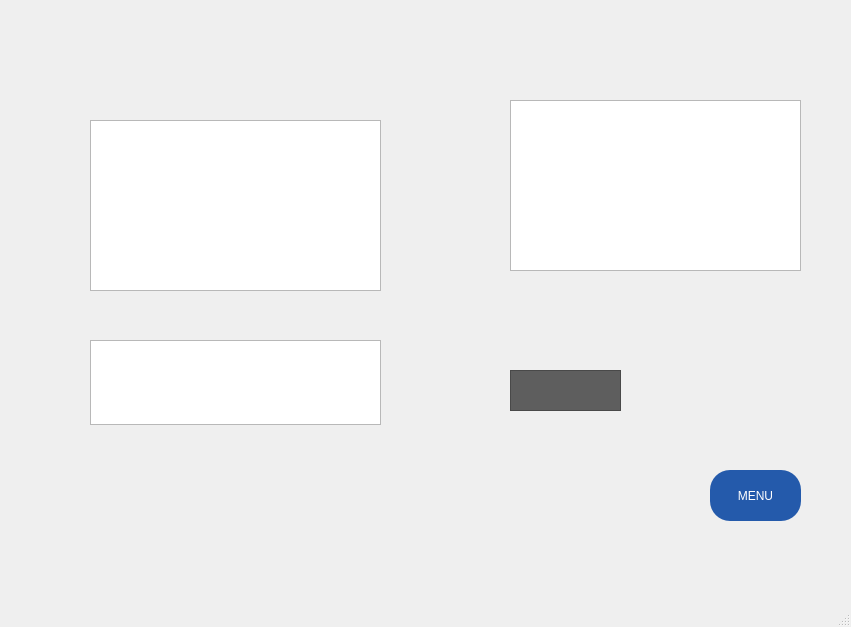
<?xml version="1.0" encoding="UTF-8"?>
<ui version="4.0">
 <class>MainWindow</class>
 <widget class="QMainWindow" name="MainWindow">
  <property name="geometry">
   <rect>
    <x>0</x>
    <y>0</y>
    <width>851</width>
    <height>627</height>
   </rect>
  </property>
  <property name="windowTitle">
   <string>MainWindow</string>
  </property>
  <widget class="QWidget" name="centralwidget">
   <widget class="QLabel" name="label">
    <property name="geometry">
     <rect>
      <x>20</x>
      <y>0</y>
      <width>821</width>
      <height>571</height>
     </rect>
    </property>
    <property name="text">
     <string/>
    </property>
    <property name="pixmap">
     <pixmap resource="resource.qrc">:/new/prefix1/images/HeartWaveDevice(v3).PNG</pixmap>
    </property>
   </widget>
   <widget class="QPushButton" name="leftButton">
    <property name="geometry">
     <rect>
      <x>710</x>
      <y>380</y>
      <width>31</width>
      <height>61</height>
     </rect>
    </property>
    <property name="styleSheet">
     <string notr="true">QPushButton{
image:url(:/new/prefix1/images/buttons/leftButton.png);
border-radius: 20px;}
QPushButton:pressed {
	
	background-color: rgb(252, 233, 79);
}</string>
    </property>
    <property name="text">
     <string/>
    </property>
   </widget>
   <widget class="QPushButton" name="upButton">
    <property name="geometry">
     <rect>
      <x>730</x>
      <y>360</y>
      <width>61</width>
      <height>31</height>
     </rect>
    </property>
    <property name="styleSheet">
     <string notr="true">QPushButton
{
	
image: url(:/new/prefix1/images/buttons/upButton.png);
border-radius: 20px;}
QPushButton:pressed {
background-color: #ffd300;
}</string>
    </property>
    <property name="text">
     <string/>
    </property>
   </widget>
   <widget class="QPushButton" name="downButton">
    <property name="geometry">
     <rect>
      <x>730</x>
      <y>430</y>
      <width>61</width>
      <height>25</height>
     </rect>
    </property>
    <property name="styleSheet">
     <string notr="true">QPushButton{
image: url(:/new/prefix1/images/buttons/downButton.png);
border-radius: 20px;
}
QPushButton:pressed {
	background-color: rgb(252, 233, 79);
}</string>
    </property>
    <property name="text">
     <string/>
    </property>
   </widget>
   <widget class="QPushButton" name="rightButton">
    <property name="geometry">
     <rect>
      <x>790</x>
      <y>380</y>
      <width>21</width>
      <height>51</height>
     </rect>
    </property>
    <property name="styleSheet">
     <string notr="true">QPushButton{
image: url(:/new/prefix1/images/buttons/rightButton.png);
border-radius: 20px;}

QPushButton:pressed {
	background-color: rgb(252, 233, 79);
}</string>
    </property>
    <property name="text">
     <string/>
    </property>
   </widget>
   <widget class="QPushButton" name="selectButton">
    <property name="geometry">
     <rect>
      <x>750</x>
      <y>390</y>
      <width>21</width>
      <height>31</height>
     </rect>
    </property>
    <property name="styleSheet">
     <string notr="true">QPushButton{
background-image: url(:/new/prefix1/images/buttons/selectButton.png);
border-image: url(:/new/prefix1/images/buttons/selectButton.png);
image: url(:/new/prefix1/images/buttons/selectButton.png);
border-radius: 20px;
}

QPushButton:pressed {
	background-color: qlineargradient(x1: 3, y1: 3, x2: 3, y2: 3,
                                      stop: 0 #dadbde, stop: 1 #f6f7fa);
}</string>
    </property>
    <property name="text">
     <string/>
    </property>
   </widget>
   <widget class="QPushButton" name="powerButton">
    <property name="geometry">
     <rect>
      <x>640</x>
      <y>370</y>
      <width>51</width>
      <height>31</height>
     </rect>
    </property>
    <property name="styleSheet">
     <string notr="true">QPushButton{
image: url(:/new/prefix1/images/buttons/powerButton.png);
border-radius: 20px;}

QPushButton:pressed {
	background-color: qlineargradient(x1: 3, y1: 3, x2: 3, y2: 3,
                                      stop: 0 #dadbde, stop: 1 #f6f7fa);
}</string>
    </property>
    <property name="text">
     <string/>
    </property>
   </widget>
   <widget class="QFrame" name="frame_2">
    <property name="geometry">
     <rect>
      <x>510</x>
      <y>370</y>
      <width>111</width>
      <height>41</height>
     </rect>
    </property>
    <property name="styleSheet">
     <string notr="true">background-color: rgb(94, 94, 94);</string>
    </property>
    <property name="frameShape">
     <enum>QFrame::StyledPanel</enum>
    </property>
    <property name="frameShadow">
     <enum>QFrame::Raised</enum>
    </property>
    <widget class="QPushButton" name="backButton">
     <property name="geometry">
      <rect>
       <x>40</x>
       <y>10</y>
       <width>21</width>
       <height>21</height>
      </rect>
     </property>
     <property name="styleSheet">
      <string notr="true">QPushButton{background-image: url(:/new/prefix1/images/buttons/arrow-undo-up-left-svgrepo-com.svg);
border-image: url(:/new/prefix1/images/buttons/arrow-undo-up-left-svgrepo-com.svg);
image: url(:/new/prefix1/images/buttons/arrow-undo-up-left-svgrepo-com.svg);
	background-color: rgb(94, 94, 94);
border-radius: 20px;
}
QPushButton:pressed {
	background-color: #ffd300;
}

</string>
     </property>
     <property name="text">
      <string/>
     </property>
    </widget>
   </widget>
   <widget class="QLabel" name="Battery">
    <property name="geometry">
     <rect>
      <x>500</x>
      <y>60</y>
      <width>51</width>
      <height>31</height>
     </rect>
    </property>
    <property name="styleSheet">
     <string notr="true">background-image: url(:/new/prefix1/images/buttons/battery-twotone-70-svgrepo-com.svg);
border-image: url(:/new/prefix1/images/buttons/battery-twotone-70-svgrepo-com.svg);
image: url(:/new/prefix1/images/buttons/battery-twotone-70-svgrepo-com.svg);</string>
    </property>
    <property name="text">
     <string/>
    </property>
   </widget>
   <widget class="QLabel" name="HRContact">
    <property name="geometry">
     <rect>
      <x>763</x>
      <y>60</y>
      <width>51</width>
      <height>31</height>
     </rect>
    </property>
    <property name="styleSheet">
     <string notr="true">
image: url(:/new/prefix1/images/buttons/heart-rate-1-svgrepo-com.svg);</string>
    </property>
    <property name="text">
     <string/>
    </property>
   </widget>
   <widget class="QPushButton" name="MenuButton">
    <property name="geometry">
     <rect>
      <x>710</x>
      <y>470</y>
      <width>91</width>
      <height>51</height>
     </rect>
    </property>
    <property name="styleSheet">
     <string notr="true">
QPushButton {
background-color: rgb(36, 90, 171);
color: rgb(255, 255, 255);
border-radius: 20px;
}

QPushButton:pressed {
	background-color: #ffd300;
}</string>
    </property>
    <property name="text">
     <string>MENU</string>
    </property>
   </widget>
   <widget class="QCustomPlot" name="customPlot" native="true">
    <property name="geometry">
     <rect>
      <x>519</x>
      <y>109</y>
      <width>271</width>
      <height>151</height>
     </rect>
    </property>
    <property name="styleSheet">
     <string notr="true">background-color: rgb(0, 0, 0);</string>
    </property>
    <widget class="QLabel" name="AchievementLabel">
     <property name="geometry">
      <rect>
       <x>190</x>
       <y>0</y>
       <width>81</width>
       <height>20</height>
      </rect>
     </property>
     <property name="styleSheet">
      <string notr="true">color: rgb(255, 255, 255);</string>
     </property>
     <property name="text">
      <string>Achievement</string>
     </property>
    </widget>
    <widget class="QLabel" name="Achievemen_Int_Label">
     <property name="geometry">
      <rect>
       <x>220</x>
       <y>20</y>
       <width>21</width>
       <height>17</height>
      </rect>
     </property>
     <property name="styleSheet">
      <string notr="true">color: rgb(255, 255, 255);</string>
     </property>
     <property name="text">
      <string>0.0</string>
     </property>
    </widget>
    <widget class="QLabel" name="LengthLabel">
     <property name="geometry">
      <rect>
       <x>110</x>
       <y>0</y>
       <width>41</width>
       <height>17</height>
      </rect>
     </property>
     <property name="styleSheet">
      <string notr="true">color: rgb(255, 255, 255);</string>
     </property>
     <property name="text">
      <string>Length</string>
     </property>
    </widget>
    <widget class="QLabel" name="length_Int_Label">
     <property name="geometry">
      <rect>
       <x>110</x>
       <y>20</y>
       <width>31</width>
       <height>17</height>
      </rect>
     </property>
     <property name="styleSheet">
      <string notr="true">color: rgb(255, 255, 255);</string>
     </property>
     <property name="text">
      <string>00.00</string>
     </property>
    </widget>
    <widget class="QLabel" name="coherencLabel">
     <property name="geometry">
      <rect>
       <x>10</x>
       <y>0</y>
       <width>61</width>
       <height>17</height>
      </rect>
     </property>
     <property name="styleSheet">
      <string notr="true">color: rgb(255, 255, 255);</string>
     </property>
     <property name="text">
      <string>Coherence</string>
     </property>
    </widget>
    <widget class="QLabel" name="Coherence_Int_Label">
     <property name="geometry">
      <rect>
       <x>20</x>
       <y>20</y>
       <width>31</width>
       <height>17</height>
      </rect>
     </property>
     <property name="styleSheet">
      <string notr="true">color: rgb(255, 255, 255);</string>
     </property>
     <property name="text">
      <string>0.0</string>
     </property>
    </widget>
   </widget>
   <widget class="QGraphicsView" name="blocker">
    <property name="enabled">
     <bool>true</bool>
    </property>
    <property name="geometry">
     <rect>
      <x>90</x>
      <y>120</y>
      <width>291</width>
      <height>171</height>
     </rect>
    </property>
   </widget>
   <widget class="QListWidget" name="menuList">
    <property name="geometry">
     <rect>
      <x>510</x>
      <y>100</y>
      <width>291</width>
      <height>171</height>
     </rect>
    </property>
    <property name="currentRow">
     <number>-1</number>
    </property>
   </widget>
   <widget class="QListWidget" name="summaryView">
    <property name="geometry">
     <rect>
      <x>90</x>
      <y>340</y>
      <width>291</width>
      <height>85</height>
     </rect>
    </property>
    <property name="currentRow">
     <number>-1</number>
    </property>
   </widget>
  </widget>
  <widget class="QMenuBar" name="menubar">
   <property name="geometry">
    <rect>
     <x>0</x>
     <y>0</y>
     <width>851</width>
     <height>22</height>
    </rect>
   </property>
  </widget>
  <widget class="QStatusBar" name="statusbar"/>
 </widget>
 <customwidgets>
  <customwidget>
   <class>QCustomPlot</class>
   <extends>QWidget</extends>
   <header location="global">qcustomplot.h</header>
   <container>1</container>
  </customwidget>
 </customwidgets>
 <resources>
  <include location="resource.qrc"/>
 </resources>
 <connections/>
</ui>
